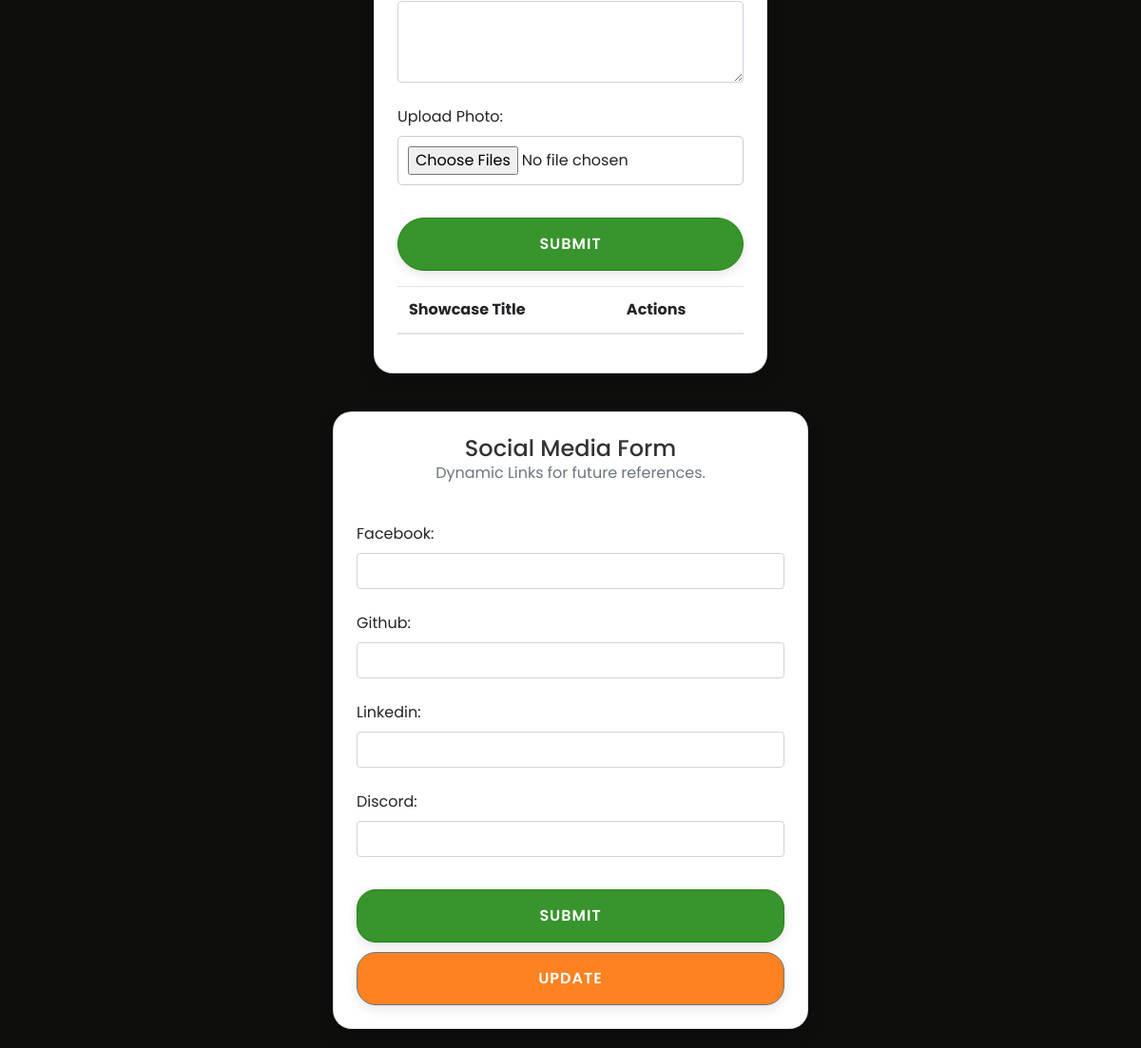
Before: /cms/ (signed in, lower part) with the older database file.
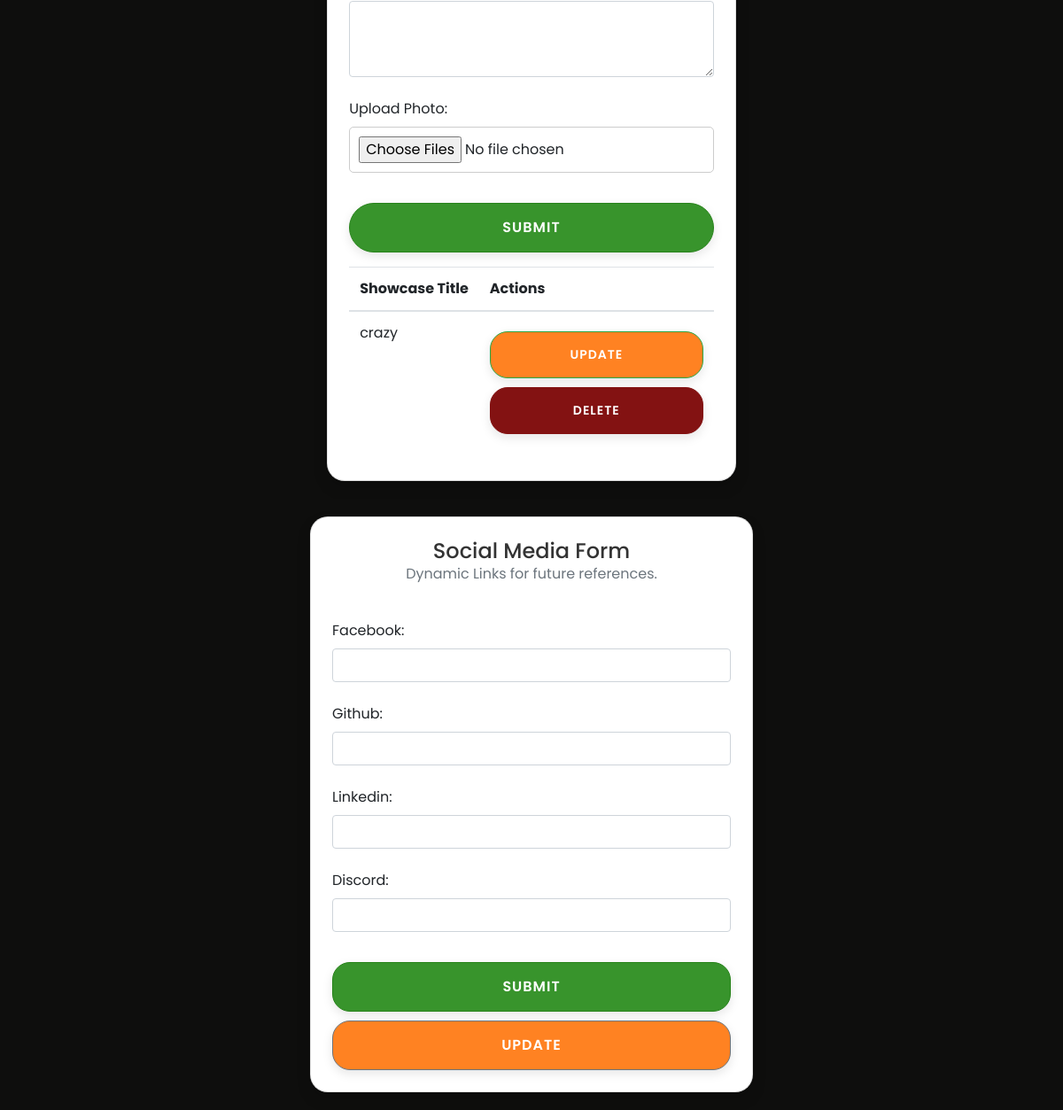
After: the same page with the newer database file.
### base/models.py (models this page shows, shortened)
class Project(models.Model):
    user = models.ForeignKey(User, on_delete=models.CASCADE, null = True, blank = True, related_name="user_project")
    showcase_title = models.CharField(max_length=200, null=True, blank=True)
    showcase_description = models.CharField(max_length=200, null=True, blank=True)
    project_photo = models.FileField(upload_to='images/', null=True, blank=True)

### base/views.py (the view)
@login_required(login_url="/auth/login/")
def cms(request):
    user = request.user
    print(user)
    context = {'user_data':user}
    return render(request, 'cms.html',context=context)

### base/models.py (called while the page is built)
    def __str__(self):
        return str(self.id)

### templates/cms.html (shortened to what this page needs)
{% load static %}
<!DOCTYPE html>
<html lang="en">
<head>
    <link rel="stylesheet" href="https://stackpath.bootstrapcdn.com/bootstrap/4.5.2/css/bootstrap.min.css">
<link rel="stylesheet" href="https://cdnjs.cloudflare.com/ajax/libs/font-awesome/5.15.3/css/all.min.css">
<link href="https://unpkg.com/aos@2.3.1/dist/aos.css" rel="stylesheet">
<link rel="stylesheet" href="https://stackpath.bootstrapcdn.com/bootstrap/4.5.2/css/bootstrap.min.css">
<link rel = "stylesheet" href = "{% static 'style.css' %}">
<link href="static/style.css" rel="stylesheet">
</head>
<body class="cms-body">
         <div class="admin-container">
          <div class="card p-4 shadow rounded-3">
            <form action="{% url 'base:project' %}" method="POST" enctype="multipart/form-data">
              <div class="form-group mb-4">
                <textarea class="form-control rounded-3" id="showcase_description" name="showcase_description" rows="3"></textarea>
              </div>
              <div class="form-group mb-4">
                <label for="project_images" class="form-label">Upload Photo:</label>
                <input type="file" multiple class="form-control-file" id="project_photo" name="project_images">
              </div>
              <button type="submit" class="btn btn-primary rounded-pill mb-3">Submit</button>
            </form>
            <div class="table-container">
            <table class="table table-hover">
              <thead>
                <tr>
                  <th scope="col">Showcase Title</th>
                  <th scope="col">Actions</th>
                </tr>
              </thead>
              <tbody>
                {% for project in user_data.user_project.all %}
                <tr>
                  <td>{{ project.showcase_title }}</td>
                  <td>
                    <button type="button" class="btn btn-success btn-sm" data-toggle="modal" data-target="#modal{{ project.id }}">Update</button>
                    <button type="button" class="btn btn-danger btn-sm" data-toggle="modal" data-target="#confirmmodal{{ project.id }}">Delete</button>
                  </td>
                </tr>
              {% endfor %}
           </tbody>
    </table>
            </div>
  </div>
</div>
      <div class="admin-container" >
        <div class="card p-4 shadow rounded-3" style="width: 100%;">
          <div class="text-center mb-4">
            <h2 class="fw-bold mb-0">Social Media Form</h2>
            <p class="text-muted">Dynamic Links for future references.</p>
          </div>
            <form action="{% url 'base:socialmedia' %}" method="POST">
                <div class="form-group mb-4">
                    <label for="facebook_link">Facebook:</label>
                    <input type="text" class="form-control" id="facebook_link" name="facebook_link">
                </div>
                <div class="form-group mb-4">
                    <label for="github_link">Github:</label>
                    <input type="text" class="form-control" id="github_link" name="github_link">
                </div>
                <div class="form-group mb-4">
                    <label for="linkedin_link">Linkedin:</label>
                    <input type="text" class="form-control" id="linkedin_link" name="linkedin_link">
                </div>
                <div class="form-group mb-4">
                    <label for="discord_link">Discord:</label>
                    <input type="text" class="form-control" id="discord_link" name="discord_link">
                </div>
                <button type="submit" class="btn btn-primary">Submit</button>
                <button type="button" class="btn btn-secondary">Update</button>
            </form>
        </div>
    </div>
</body>
</html>

Changed rows visible on the page:
added Project: showcase_title "crazy"
